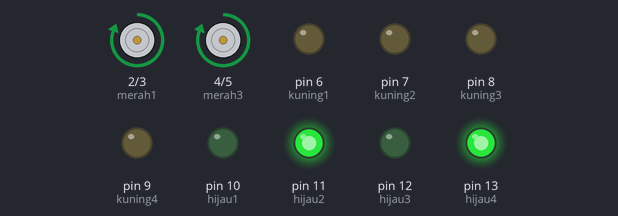
Simulated run of this sketch. Board: Arduino Uno, built with avr-gcc and run on an emulated ATmega328P. Parts: motor-driver pin pairs drawn as motors (green arrow = first pin HIGH = forward, orange = second pin HIGH = backward, longer = more drive), output pins drawn as LEDs (lit = HIGH).

Above: at 4.0 s.
At 14.0 s:
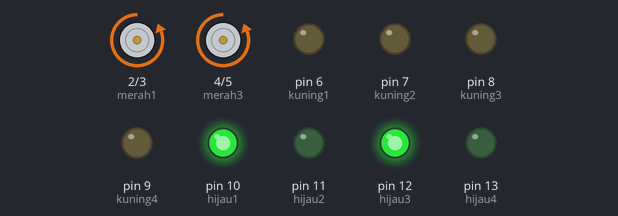
At 19.0 s:
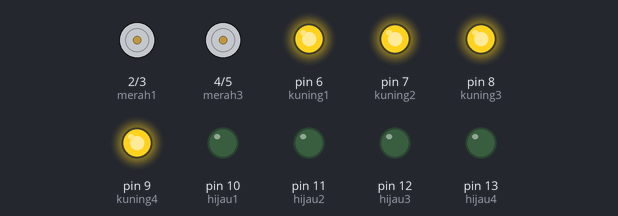
Timing chart, 0 to 26.0 s (numbered marks = the images above):
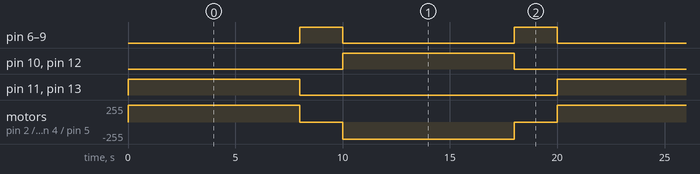

Measured:
- by itself, pin 6 (kuning1), pin 7 (kuning2), pin 8 (kuning3), pin 9 (kuning4): alternates HIGH for 2.0 s and LOW for 8.0 s
- by itself, pin 10 (hijau1), pin 11 (hijau2), pin 12 (hijau3), pin 13 (hijau4): alternates HIGH for 8.0 s and LOW for 12.0 s
- by itself, motor on pin 2 (merah1) / pin 3 (merah2), motor on pin 4 (merah3) / pin 5 (merah4): repeats every 20.0 s: stopped 2.0 s, backward 255/255 8.0 s, stopped 2.0 s, forward 255/255 8.0 s

The sketch:

trafficlight4_lampu_verse2.ino
```cpp
int merah1 = 2;
int merah2 = 3;
int merah3 = 4;
int merah4 = 5;
int kuning1 = 6;
int kuning2 = 7;
int kuning3 = 8;
int kuning4 = 9;
int hijau1 = 10;
int hijau2 = 11;
int hijau3 = 12;
int hijau4 = 13;

void setup() {
  pinMode(merah1,OUTPUT);
  pinMode(merah2,OUTPUT);
  pinMode(merah3,OUTPUT);
  pinMode(merah4,OUTPUT);
  pinMode(kuning1,OUTPUT);
  pinMode(kuning2,OUTPUT);
  pinMode(kuning3,OUTPUT);
  pinMode(kuning4,OUTPUT);
  pinMode(hijau1,OUTPUT);
  pinMode(hijau2,OUTPUT);
  pinMode(hijau3,OUTPUT);
  pinMode(hijau4,OUTPUT);

}

void loop() {
  // Hidupkan M1,M3,H2,H4
  digitalWrite(merah1,HIGH);
  digitalWrite(merah2,LOW);
  digitalWrite(merah3,HIGH);
  digitalWrite(merah4,LOW);
  digitalWrite(kuning1,LOW);
  digitalWrite(kuning2,LOW);
  digitalWrite(kuning3,LOW);
  digitalWrite(kuning4,LOW);
  digitalWrite(hijau1,LOW);
  digitalWrite(hijau2,HIGH);
  digitalWrite(hijau3,LOW);
  digitalWrite(hijau4,HIGH);
  delay(8000);

  // Matikan M1,M3,H2,H4, Hidupkan K1,K2,K3,K4
  digitalWrite(merah1,LOW);
  digitalWrite(merah2,LOW);
  digitalWrite(merah3,LOW);
  digitalWrite(merah4,LOW);
  digitalWrite(kuning1,HIGH);
  digitalWrite(kuning2,HIGH);
  digitalWrite(kuning3,HIGH);
  digitalWrite(kuning4,HIGH);
  digitalWrite(hijau1,LOW);
  digitalWrite(hijau2,LOW);
  digitalWrite(hijau3,LOW);
  digitalWrite(hijau4,LOW);
  delay(2000);

  // Matikan K1,K2,K3,K4 Hidupkan H1,H3,M2,M4
  digitalWrite(merah1,LOW);
  digitalWrite(merah2,HIGH);
  digitalWrite(merah3,LOW);
  digitalWrite(merah4,HIGH);
  digitalWrite(kuning1,LOW);
  digitalWrite(kuning2,LOW);
  digitalWrite(kuning3,LOW);
  digitalWrite(kuning4,LOW);
  digitalWrite(hijau1,HIGH);
  digitalWrite(hijau2,LOW);
  digitalWrite(hijau3,HIGH);
  digitalWrite(hijau4,LOW);
  delay(8000);

  // Matikan H1,H2,H3,H4 Hidupkan K1,K2,K3,K4
  digitalWrite(merah1,LOW);
  digitalWrite(merah2,LOW);
  digitalWrite(merah3,LOW);
  digitalWrite(merah4,LOW);
  digitalWrite(kuning1,HIGH);
  digitalWrite(kuning2,HIGH);
  digitalWrite(kuning3,HIGH);
  digitalWrite(kuning4,HIGH);
  digitalWrite(hijau1,LOW);
  digitalWrite(hijau2,LOW);
  digitalWrite(hijau3,LOW);
  digitalWrite(hijau4,LOW);
  delay(2000);

}
```
